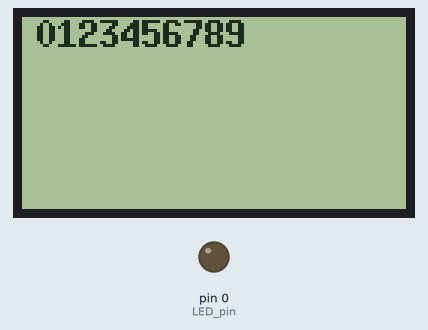
Recording of a sketch running on a simulated Arduino Mega 2560, built with avr-gcc and run on an emulated ATmega2560. On the bench: 128×64 one-colour display, output pins drawn as LEDs (lit = HIGH).

Above: at 0.1 s.

The sketch:

ST7565.ino
```cpp
#include <Arduino.h>
#include <U8g2lib.h>
#include <SPI.h>

//VCC - 3.3 , GND , CS - 15, RST - 4 , A0/DC - 16 , SDA - 23 , SCK - 18 , LED -0
//BK -> GND

byte CS_pin  = 15;
byte RES_pin = 4;
byte DC_pin  = 16; //A0
byte SCK_pin = 18;
byte SDA_pin = 23;
byte LED_pin = 0;

U8G2_ST7565_ZOLEN_128X64_F_4W_SW_SPI u8g2(U8G2_R0, SCK_pin, SDA_pin, CS_pin, DC_pin, RES_pin);

void setup(void)
{
  u8g2.begin();
  pinMode( LED_pin, OUTPUT );
  analogWrite(LED_pin, 63); //0-254
}

void loop(void)
{
  u8g2.clearBuffer();					// clear the internal memory
  u8g2.setFont(u8g2_font_7x13B_tf);	// choose a suitable font
  u8g2.drawStr(5, 10, "0123456789");	// write something to the internal memory
  u8g2.sendBuffer();					// transfer internal memory to the display
  delay(1000);
}
```
